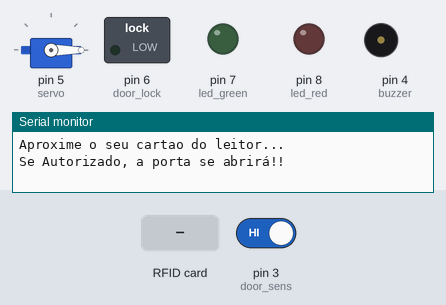
The sketch below on a simulated Arduino Uno, built with avr-gcc and run on an emulated ATmega328P. Shown: servo, switched loads named in the sketch (green lamp = pin HIGH), output pins drawn as LEDs (lit = HIGH), buzzer (waves = sounding, pin HIGH), the last lines printed to the serial monitor. Dashed ring = blinking. The test bench sets the inputs (shaded band); at power-on: pin 3 (door_sens) HIGH. Pins used as bus, display or sensor lines are not drawn.

Above: at 1.2 s.
1.3 s: RFID card 62 92 7C 1C held to the reader
At 3.9 s:
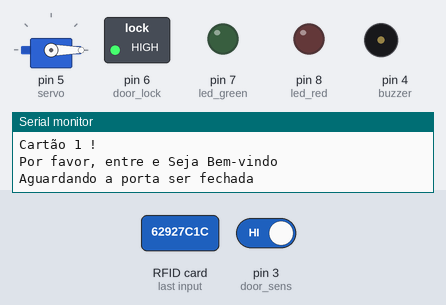
4.3 s: pin 3 (door_sens) driven LOW
At 4.6 s:
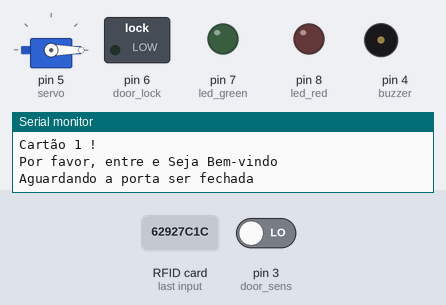
5.8 s: RFID card 5E 7A 19 C4 held to the reader
At 6.1 s:
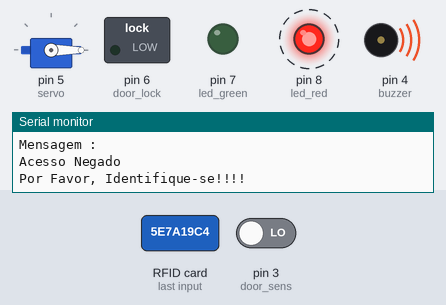
8.8 s: RFID card 2D CA 08 1C held to the reader
At 9.0 s:
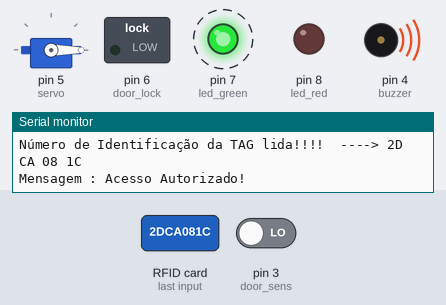
Timing chart, 0 to 11.8 s (numbered marks = the images above; inputs shaded):
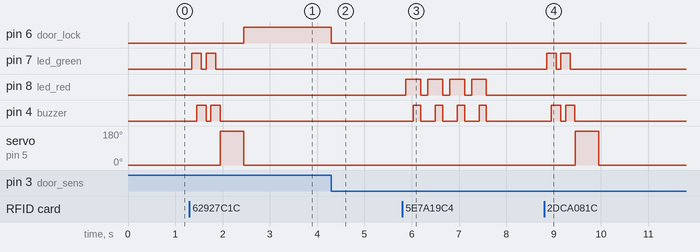

Measured:
- after the input at 1.3 s, pin 6 (door_lock): LOW → HIGH after 1.2 s; pin 7 (led_green): alternates HIGH for 0.20 s and LOW for 0.10 s, 4 changes in all, then stays LOW, starting after 0.05 s
- after the input at 4.3 s, pin 6 (door_lock): HIGH → LOW at once
- after the input at 5.8 s, pin 8 (led_red): alternates HIGH for 0.31 s and LOW for 0.16 s, 8 changes in all, then stays LOW, starting after 0.08 s; pin 4 (buzzer): alternates HIGH for 0.16 s and LOW for 0.31 s, 8 changes in all, then stays LOW, starting after 0.23 s
- after the input at 8.8 s, pin 7 (led_green): alternates HIGH for 0.20 s and LOW for 0.10 s, 4 changes in all, then stays LOW, starting after 0.05 s; pin 4 (buzzer): alternates HIGH for 0.20 s and LOW for 0.10 s, 4 changes in all, then stays LOW, starting after 0.15 s; servo on pin 5 (servo): 0° → 180° after 0.65 s, → 0° 0.50 s later

The sketch:

ControleDeAcessoPorRobsonBrasil_-_Para_Edi__o_e_Testes.ino
```cpp
//Controle de Acesso com TAG via RFID
//Autor : Robson Brasil
//Versão : 25
//Última Modificação : 01/01/2019

// --- Bibliotecas Auxiliares ---
#include <SPI.h>
#include <MFRC522.h>
#include <Servo.h>

// --- Mapeamento de Hardware ---
#define   SS_PIN    10
#define   RST_PIN    9
#define   led_green  7
#define   led_red    8
#define   buzzer     4
#define   door_lock  6    //Ligado em um LED para testes, toque-o pelo sensor que vc preferir
#define   door_sens  3    //Sensor de fim de curso, o RFID só lerá outro cartão, quando a porta for fechada
//#define   servo      5    //Servo Motor
Servo servo;

MFRC522 mfrc522(SS_PIN, RST_PIN);   // Cria instância com MFRC522

// --- Protótipo das Funções Auxiliares ---
void rfid_func();                            //Função para identificação das tags RFID

// --- Variáveis Globais ---
char st[20];

// --- Configurações Iniciais ---
void setup()
{

  pinMode(led_green, OUTPUT);
  pinMode(led_red,   OUTPUT);
  pinMode(buzzer,    OUTPUT);
  pinMode(door_lock, OUTPUT);       //Ligado em um LED para testes, toque-o pelo sensor que vc preferir
  pinMode(door_sens, INPUT_PULLUP); //Sensor de fim de curso, o RFID só lerá outro cartão, quando a porta for fechada
  servo.attach(5);                  // Define que o servo esta ligado a porta digital 5
  servo.write(0);                   // Move o servo para a posição inicial (Ex.: Porta Fechada)
  Serial.begin(9600);               // Inicia comunicação Serial em 9600 baud rate
  SPI.begin();                      // Inicia comunicação SPI bus
  mfrc522.PCD_Init();               // Inicia MFRC522

  Serial.println("Aproxime o seu cartao do leitor...");
  Serial.println("Se Autorizado, a porta se abrirá!!");

  //saídas iniciam desligadas
  digitalWrite(door_lock, LOW);
  digitalWrite(led_green, LOW);
  digitalWrite(led_red,   LOW);
  digitalWrite(buzzer,    LOW);

} //end setup

// --- Loop Infinito ---
void loop()
{

    rfid_func();   //chama função para identificação de tags RFID

} //end loop

// === Funções Auxiliares ===
void rfid_func()                            //Função para identificação das tags RFID
{
      // -- Verifica novas tags --
      if ( ! mfrc522.PICC_IsNewCardPresent())
      {
        return;
      }
      // Seleciona um dos cartões
      if ( ! mfrc522.PICC_ReadCardSerial())
      {
        return;
      }

      // Mostra UID na serial
      Serial.println();
      Serial.println();
      Serial.print("Número de Identificação da TAG lida!!!!  ---->");
      String conteudo= "";
      byte letra;
      for (byte i = 0; i < mfrc522.uid.size; i++)
      {
         Serial.print(mfrc522.uid.uidByte[i] < 0x10 ? " 0" : " ");
         Serial.print(mfrc522.uid.uidByte[i], HEX);
         conteudo.concat(String(mfrc522.uid.uidByte[i] < 0x10 ? " 0" : " "));
         conteudo.concat(String(mfrc522.uid.uidByte[i], HEX));
      }
      Serial.println();
      Serial.print("Mensagem : ");
      conteudo.toUpperCase();


      //Cadastro das TAG Novas
      if (conteudo.substring(1) == "62 92 7C 1C") //Cartão 1 para liberar acesso
      {
        Serial.println("Acesso Autorizado!");
        Serial.println();

        // Aciona LED Verde, buzzer e Servo Motor

        digitalWrite(led_green, HIGH);
        delay(100);
        digitalWrite(buzzer,    HIGH);
        delay(100);
        digitalWrite(led_green,  LOW);
        delay(100);
        digitalWrite(buzzer,     LOW);
        digitalWrite(led_green, HIGH);
        delay(100);
        digitalWrite(buzzer,    HIGH);
        delay(100);
        digitalWrite(led_green,  LOW);
        delay(100);
        digitalWrite(buzzer,     LOW);

        Serial.println(F("Cartão 1 !"));
        Serial.println("Por favor, entre e Seja Bem-vindo");
        servo.write(180);
        delay(500);
        servo.write(0);
        Serial.println();
        Serial.println();
        Serial.println();
        Serial.println("Aguardando a porta ser fechada");
        Serial.println();
        Serial.println();

        //Mantém acesso liberado até acionar o sensor de porta
        while(digitalRead(door_sens)) digitalWrite(door_lock, HIGH);
        digitalWrite(door_lock, LOW);

      }

      //Cadastro das TAG Novas
      if (conteudo.substring(1) == "2D CA 08 1C") //Cartão 2 para liberar acesso
      {
        Serial.println("Acesso Autorizado!");
        Serial.println();

        // Aciona LED Verde, buzzer e Servo Motor

        digitalWrite(led_green, HIGH);
        delay(100);
        digitalWrite(buzzer,    HIGH);
        delay(100);
        digitalWrite(led_green,  LOW);
        delay(100);
        digitalWrite(buzzer,     LOW);
        digitalWrite(led_green, HIGH);
        delay(100);
        digitalWrite(buzzer,    HIGH);
        delay(100);
        digitalWrite(led_green,  LOW);
        delay(100);
        digitalWrite(buzzer,     LOW);

        Serial.println(F("Cartão 2 !"));
        Serial.println("Por favor, entre e Seja Bem-vindo");
        servo.write(180);
        delay(500);
        servo.write(0);
        Serial.println();
        Serial.println();
        Serial.println();
        Serial.println("Aguardando a porta ser fechada");
        Serial.println();
        Serial.println();

        //Mantém acesso liberado até acionar o sensor de porta
        while(digitalRead(door_sens)) digitalWrite(door_lock, HIGH);
        digitalWrite(door_lock, LOW);
      }

        if (conteudo.substring(1) == "CA 75 DD 23") //Cartão 3 para liberar acesso
      {
        Serial.println("Acesso Autorizado!");
        Serial.println();

        // Aciona LED Verde, buzzer e Servo Motor

        digitalWrite(led_green, HIGH);
        delay(100);
        digitalWrite(buzzer,    HIGH);
        delay(100);
        digitalWrite(led_green,  LOW);
        delay(100);
        digitalWrite(buzzer,     LOW);
        digitalWrite(led_green, HIGH);
        delay(100);
        digitalWrite(buzzer,    HIGH);
        delay(100);
        digitalWrite(led_green,  LOW);
        delay(100);
        digitalWrite(buzzer,     LOW);

        Serial.println(F("Cartão 3 !"));
        Serial.println("Por favor, entre e Seja Bem-vindo");
        servo.write(180);
        delay(500);
        servo.write(0);
        Serial.println();
        Serial.println();
        Serial.println();
        Serial.println("Aguardando a porta ser fechada");
        Serial.println();
        Serial.println();

        //Mantém acesso liberado até acionar o sensor de porta
        while(digitalRead(door_sens)) digitalWrite(door_lock, HIGH);
        digitalWrite(door_lock, LOW);
      }

      if (conteudo.substring(1) != "62 92 7C 1C")//Cartão 1
      if (conteudo.substring(1) != "2D CA 08 1C")//Cartão 2
      if (conteudo.substring(1) != "CA 75 DD 23")//Cartão 3
      if (conteudo.substring(1) != "XX XX XX XX") //outras tags

      {
        Serial.println();
        Serial.println();
        Serial.println("Acesso Negado");
        Serial.println("Por Favor, Identifique-se!!!!");
        Serial.println();
        Serial.println();

        // Aciona LED vermelho e buzzer
        digitalWrite(led_red,   HIGH);
        delay(155);
        digitalWrite(buzzer,    HIGH);
        delay(155);
        digitalWrite(led_red,    LOW);
        digitalWrite(buzzer,     LOW);
        delay(155);
        digitalWrite(led_red,   HIGH);
        delay(155);
        digitalWrite(buzzer,    HIGH);
        delay(155);
        digitalWrite(led_red,    LOW);
        digitalWrite(buzzer,     LOW);
        delay(155);
        digitalWrite(led_red,   HIGH);
        delay(155);
        digitalWrite(buzzer,    HIGH);
        delay(155);
        digitalWrite(led_red,    LOW);
        digitalWrite(buzzer,     LOW);
        delay(155);
        digitalWrite(led_red,   HIGH);
        delay(155);
        digitalWrite(buzzer,    HIGH);
        delay(155);
        digitalWrite(led_red,    LOW);
        digitalWrite(buzzer,     LOW);
        delay(155);
    }
} //end rfid_func
```
